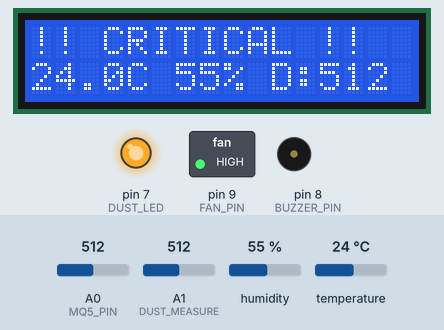
Simulated run of this sketch. Board: Arduino Uno, built with avr-gcc and run on an emulated ATmega328P. Shown: 16×2 character LCD, switched loads named in the sketch (green lamp = pin HIGH), output pins drawn as LEDs (lit = HIGH), buzzer (waves = sounding). The inputs (shaded band) are chosen by the test bench; at power-on: A1 (DUST_MEASURE) = 512, temperature 24 °C, humidity 55 %, A0 (MQ5_PIN) = 512. What the sketch prints to the serial monitor is not drawn.

Above: at 3.2 s.
3.3 s: A1 (DUST_MEASURE) set to 485
At 5.2 s:
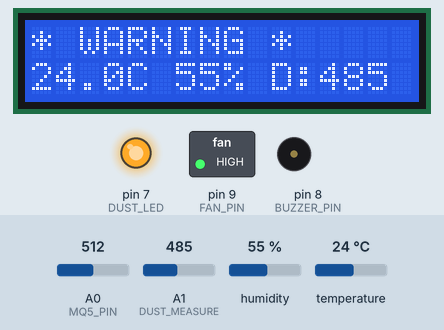
5.6 s: temperature set to 38 °C
At 7.3 s:
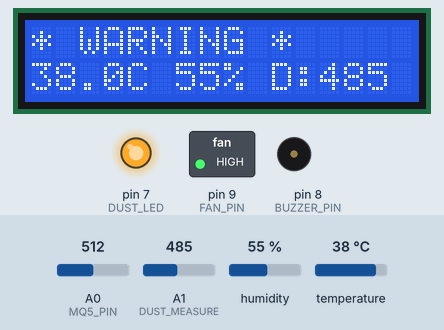
7.6 s: temperature set to 41 °C
At 10.8 s:
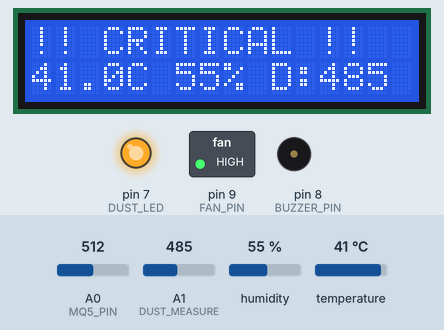
11.8 s: humidity set to 22 %
At 15.0 s:
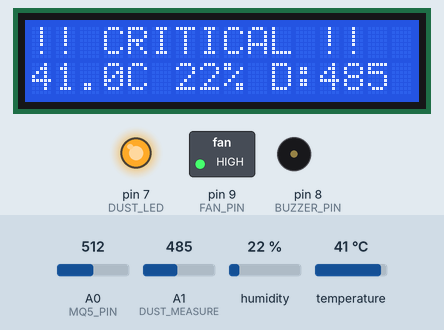
15.6 s: A1 (DUST_MEASURE) set to 306
At 16.9 s:
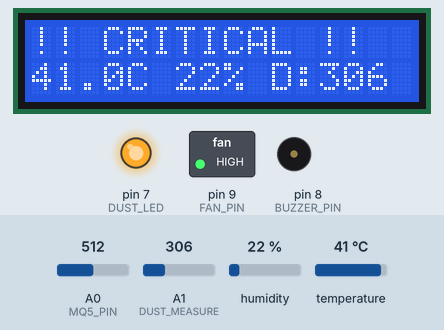
17.6 s: A1 (DUST_MEASURE) set to 30
At 19.3 s:
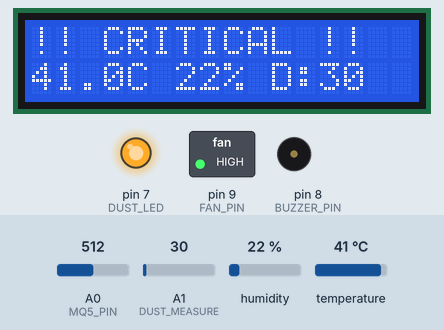
Timing chart, 0 to 20.6 s (numbered marks = the images above; inputs shaded):
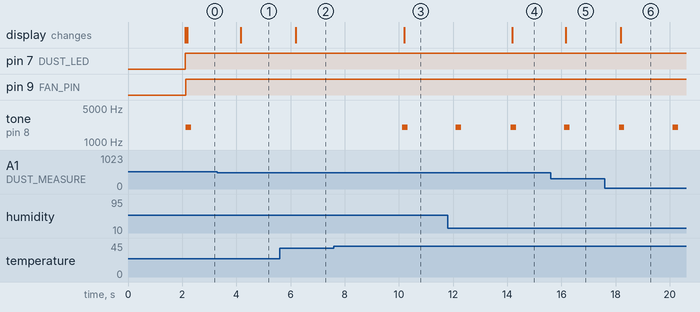

Measured:
- the behaviour switches between 500 and 499 on A1 (DUST_MEASURE) (found by bisection; images 0 and 1)
- the behaviour switches between 39 and 40 °C on temperature (found by bisection; images 2 and 3)
- after the input at 3.3 s, tone on pin 8 (BUZZER_PIN): stays silent (without the input it goes to 2000 Hz after 0.81 s); the display: changes after 0.87 s (image 1)
- after the input at 5.6 s, the display: changes after 0.59 s (image 2)
- after the input at 7.6 s, tone on pin 8 (BUZZER_PIN): silent → 2000 Hz after 2.5 s, → silent 0.20 s later; the display: changes after 2.6 s (image 3)
- after the input at 11.8 s, the display: changes after 2.4 s (image 4)
- after the input at 15.6 s, the display: changes after 0.57 s (image 5)
- after the input at 17.6 s, the display: changes after 0.59 s (image 6)

The sketch:

SmartAir_v1.4.ino
```cpp
/*
 * SmartAir Arduino Sketch v1.4
 * Arduino UNO Environmental Monitoring System
 *
 * Sensors:
 *   - DHT11: Temperature & Humidity (Digital Pin 2)
 *   - MQ-5: Gas sensor (Analog Pin A0)
 *   - GP2Y1010AU0F: Dust sensor (Analog Pin A1, LED Pin 7)
 *
 * Outputs:
 *   - 5V Fan (Pin 9, via relay/transistor)
 *   - Buzzer (Pin 8)
 *   - 16x2 I2C LCD (Address 0x27)
 *
 * Protocol:
 *   Sends JSON per line at 9600 baud to USB serial.
 *   Example: {"dust":245,"gas":310,"temperature":28.4,"humidity":61,"fan":1,"buzzer":0,"status":"NORMAL"}
 */

#include <DHT.h>
#include <Wire.h>
#include <LiquidCrystal_I2C.h>

// Pin Definitions
#define DHT_PIN        2
#define DHT_TYPE       DHT11
#define MQ5_PIN        A0
#define DUST_MEASURE   A1
#define DUST_LED       7
#define FAN_PIN        9
#define BUZZER_PIN     8

// Threshold Configuration (raw sensor values)
#define DUST_WARNING    270
#define DUST_CRITICAL   500
#define GAS_WARNING     400
#define GAS_CRITICAL    600
#define TEMP_WARNING    35.0
#define TEMP_CRITICAL   40.0
#define HUMIDITY_WARNING 75.0

// Timing
#define SEND_INTERVAL   2000  // Send data every 2 seconds
#define DUST_SAMPLE_TIME 280  // Dust sensor sampling time (µs)
#define DUST_DELTA_TIME  40
#define DUST_SLEEP_TIME  9680

// Objects
DHT dht(DHT_PIN, DHT_TYPE);
LiquidCrystal_I2C lcd(0x27, 16, 2);

// State
unsigned long lastSendTime = 0;
bool fanState = false;
bool buzzerState = false;
String currentStatus = "NORMAL";

void setup() {
  Serial.begin(9600);

  // Initialize sensors
  dht.begin();

  // Initialize pins
  pinMode(DUST_LED, OUTPUT);
  pinMode(FAN_PIN, OUTPUT);
  pinMode(BUZZER_PIN, OUTPUT);
  pinMode(MQ5_PIN, INPUT);

  // Initialize LCD
  lcd.init();
  lcd.backlight();
  lcd.setCursor(0, 0);
  lcd.print("SmartAir v1.4");
  lcd.setCursor(0, 1);
  lcd.print("Initializing...");

  // Initial state
  digitalWrite(FAN_PIN, LOW);
  digitalWrite(BUZZER_PIN, LOW);

  delay(2000); // Sensor warm-up
  lcd.clear();
}

void loop() {
  unsigned long now = millis();

  if (now - lastSendTime >= SEND_INTERVAL) {
    lastSendTime = now;

    // Read sensors
    float temperature = dht.readTemperature();
    float humidity = dht.readHumidity();
    int gasValue = analogRead(MQ5_PIN);
    int dustValue = readDustSensor();

    // Validate DHT readings
    if (isnan(temperature)) temperature = -1;
    if (isnan(humidity)) humidity = -1;

    // Determine status and control outputs
    evaluateStatus(dustValue, gasValue, temperature, humidity);

    // Control fan (automatic threshold-based)
    controlFan(dustValue, gasValue, temperature, humidity);

    // Control buzzer (critical only)
    controlBuzzer();

    // Send JSON to Android via USB serial
    sendJsonData(dustValue, gasValue, temperature, humidity);

    // Update LCD
    updateLCD(temperature, humidity, dustValue, gasValue);
  }

  // Listen for commands from Android (future use)
  if (Serial.available() > 0) {
    String command = Serial.readStringUntil('\n');
    command.trim();
    handleCommand(command);
  }
}

int readDustSensor() {
  digitalWrite(DUST_LED, LOW); // Turn on IR LED
  delayMicroseconds(DUST_SAMPLE_TIME);

  int rawValue = analogRead(DUST_MEASURE);

  delayMicroseconds(DUST_DELTA_TIME);
  digitalWrite(DUST_LED, HIGH); // Turn off IR LED
  delayMicroseconds(DUST_SLEEP_TIME);

  return rawValue;
}

void evaluateStatus(int dust, int gas, float temp, float hum) {
  bool isCritical = false;
  bool isWarning = false;

  if (dust >= DUST_CRITICAL || gas >= GAS_CRITICAL) isCritical = true;
  if (temp >= TEMP_CRITICAL) isCritical = true;

  if (dust >= DUST_WARNING || gas >= GAS_WARNING) isWarning = true;
  if (temp >= TEMP_WARNING || hum >= HUMIDITY_WARNING) isWarning = true;

  if (isCritical) {
    currentStatus = "CRITICAL";
  } else if (isWarning) {
    currentStatus = "WARNING";
  } else {
    currentStatus = "NORMAL";
  }
}

void controlFan(int dust, int gas, float temp, float hum) {
  // Fan ON if any reading exceeds warning threshold
  if (dust >= DUST_WARNING || gas >= GAS_WARNING ||
      temp >= TEMP_WARNING || hum >= HUMIDITY_WARNING) {
    fanState = true;
    digitalWrite(FAN_PIN, HIGH);
  } else {
    // Hysteresis: turn off only when well below thresholds
    if (dust < (DUST_WARNING - 30) && gas < (GAS_WARNING - 30) &&
        temp < (TEMP_WARNING - 2) && hum < (HUMIDITY_WARNING - 5)) {
      fanState = false;
      digitalWrite(FAN_PIN, LOW);
    }
  }
}

void controlBuzzer() {
  if (currentStatus == "CRITICAL") {
    buzzerState = true;
    // Short beeps for critical
    tone(BUZZER_PIN, 2000, 200);
  } else {
    buzzerState = false;
    noTone(BUZZER_PIN);
  }
}

void sendJsonData(int dust, int gas, float temp, float hum) {
  Serial.print("{\"dust\":");
  Serial.print(dust);
  Serial.print(",\"gas\":");
  Serial.print(gas);
  Serial.print(",\"temperature\":");
  if (temp >= 0) {
    Serial.print(temp, 1);
  } else {
    Serial.print("null");
  }
  Serial.print(",\"humidity\":");
  if (hum >= 0) {
    Serial.print(hum, 0);
  } else {
    Serial.print("null");
  }
  Serial.print(",\"fan\":");
  Serial.print(fanState ? 1 : 0);
  Serial.print(",\"buzzer\":");
  Serial.print(buzzerState ? 1 : 0);
  Serial.print(",\"status\":\"");
  Serial.print(currentStatus);
  Serial.println("\"}");
}

void updateLCD(float temp, float hum, int dust, int gas) {
  lcd.setCursor(0, 0);

  if (currentStatus == "CRITICAL") {
    lcd.print("!! CRITICAL !!  ");
  } else if (currentStatus == "WARNING") {
    lcd.print("* WARNING *     ");
  } else {
    lcd.print("SmartAir  OK    ");
  }

  lcd.setCursor(0, 1);
  if (temp >= 0) {
    lcd.print(temp, 1);
    lcd.print("C ");
  } else {
    lcd.print("--C ");
  }
  if (hum >= 0) {
    lcd.print(hum, 0);
    lcd.print("% ");
  } else {
    lcd.print("--% ");
  }
  lcd.print("D:");
  lcd.print(dust);
  lcd.print("  ");
}

void handleCommand(String command) {
  // Future command channel from Android
  if (command == "STATUS") {
    sendJsonData(
      analogRead(DUST_MEASURE),
      analogRead(MQ5_PIN),
      dht.readTemperature(),
      dht.readHumidity()
    );
  }
  // Add more commands here as needed
  // Commands are explicit actions, NEVER AI-generated
}
```
